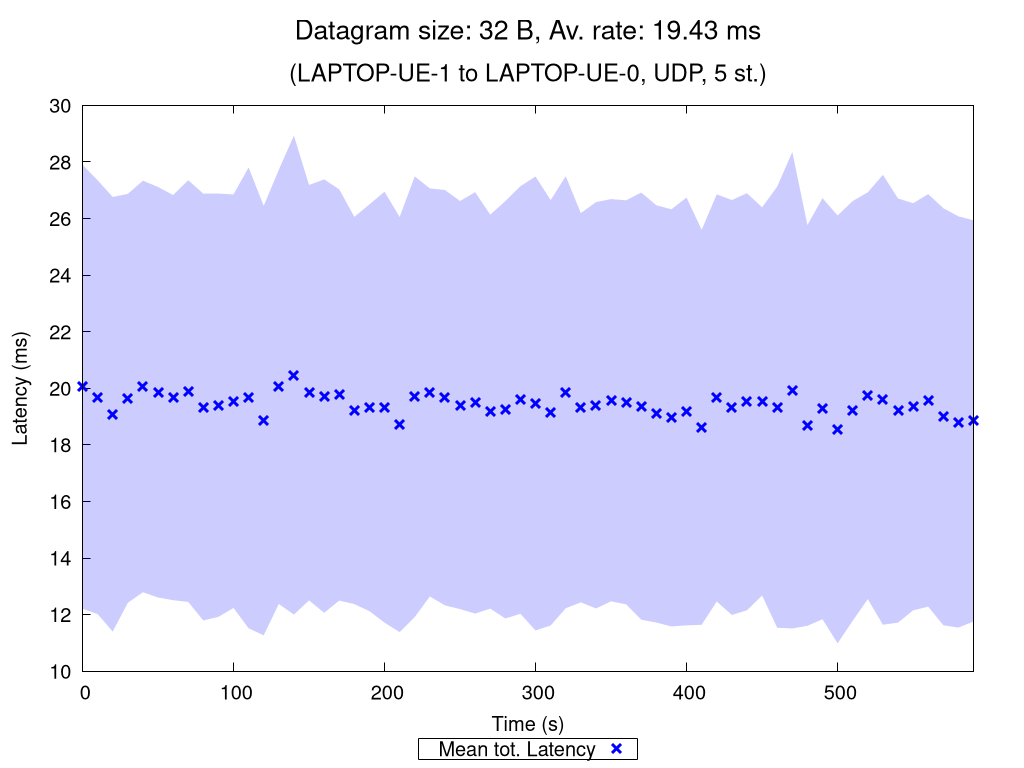

Write the gnuplot code that produced this figure.
set terminal pngcairo nocrop enhanced size 1024,768 font "Verdana,15"
set output "UDP_5_st_2020_10_09_17-57-21_one2two_00032B.png"

set title "{/=20 Datagram size: 32 B, Av. rate: 19.43 ms}\n\n{/=18 (LAPTOP-UE-1 to LAPTOP-UE-0, UDP, 5 st.)}"

set xlabel "Time (s)"
set ylabel "Latency (ms)"
set ytics nomirror
set key bmargin center horizontal box samplen 1 width -1
set bmargin 4.6
set rmargin 4.5

rf = 1.0  # rate factor
set style fill transparent solid 0.2 noborder
set autoscale xfix
plot "UDP_5_st_2020_10_09_17-57-21_one2two_00032B_iperf_processed.dat" using 1:($2/rf-$3/rf):($2/rf+$3/rf) with filledcurves lc rgb "blue" notitle, \
     "" using 1:($2/rf) with points pt 2 ps 1.5 lw 3 lc rgb "blue" title "Mean tot. Latency", \
